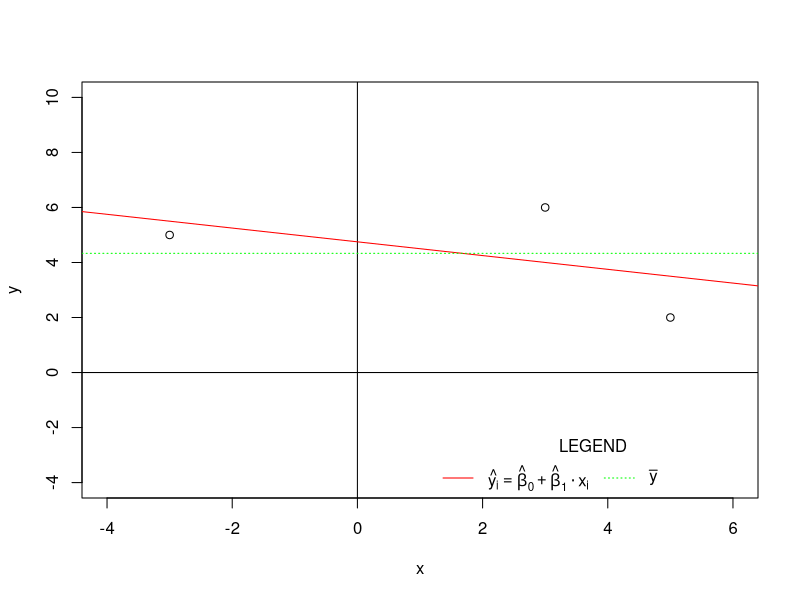

Recreate this plot in R. (Note: this script raises an error after producing the figure.)
## ---- chunk 1
x <- c(-3, 3, 5) # Variable x
y <- c(5, 6, 2) # Variable y

# Plot
plot(x, y,             # First variable on the h. axis then the variable on the v. axis
     xlim=c(-4,6),     # Length of the x-axis
     ylim=c(-4, 10))   # Length of the y-axis
abline(v=0)            # Line for the vertical axis
abline(h=0)            # Line for the horizotal axis

# Fitting the line to the data
abline(lm(y ~ x),        # Slope and intercept are calculated automatically using the lm() function
       col = "red")      # Color of the line

# Line for the mean of y
abline(h = mean(y),
       col = "green",
       lty = 3)

legend("bottomright",                       # Position of the legend
       title = "LEGEND",                    # Title of the legend
       expression(hat(y[i]) == hat(beta)["0"] + hat(beta)["1"]%.%x[i], bar(y)),          # Names of the variables
       col = c("red", "green"),             # Colors of the lines
       lty = c(1, 3),                             # Type of lines
       cex = 1,                             # Dimesions
       horiz = TRUE,                        # Option horizontal
       bg = "transparent",                  # Background
       bty = "n")                           # No box around the legend
## ---- chunk 2
beta_1 <- cov(y, x) / var(x)
## ---- chunk 3
beta_0 <- mean(y) - beta_1 * mean(x)
## ---- chunk 4
y_hat <- beta_0 + beta_1 * (x)
y_hat

## ---- chunk 5
u_hat <- y - y_hat
u_hat
## ---- chunk 6
SSR <- sum(u_hat^2)
SSR
## ---- chunk 7
SSE <- sum((y_hat-mean(y))^2)
SSE
## ---- chunk 8
SST <- SSR + SSE
SST
## ---- chunk 9
var(y)*(length(y)-1)
## ---- chunk 10
R2 <- SSE / SST
R2
## ---- chunk 11
R2 <- 1 - SSR/SST
R2
## ---- chunk 12
RMSE <- sqrt(SSR/1) 
RMSE
## ---- chunk 13
model1 <- lm(y ~ x)
## ---- chunk 14
stargazer(model1,
          type = "html",
          dep.var.labels = c("y"),
          #column.labels = c(""),
          covariate.labels = c("x"),
          colnames = FALSE,
          model.numbers = FALSE,
          keep.stat = c("n", "rsq", "ser"))
## ---- chunk 15
x <- c(-3, 3, 5) # Variable x
y <- c(5, 6, 2) # Variable y

# We can fit a quadratic model; remember the general equation of the parabola f(x) = c + b*x + a*x^2
model2 <- lm(y ~ x + I(x^2))
model2

beta_0 <- unname(coef(model2)["(Intercept)"])
beta_1 <- unname(coef(model2)["x"])
beta_2 <- unname(coef(model2)["I(x^2)"])

# We use the estimated parameters to plot a parabola
mod <- function(x) {x^2 * beta_2 + x * beta_1 + beta_0}

plot(x, y, 
     xlim = c(-10, 10), 
     ylim = c(-10, 10))
curve(mod, from = -10, to = 10, add = TRUE)
abline(v = 0)            # Line for the vertical axis
abline(h = 0)            # Line for the horizontal axis
points(-3, 5, col = "black", pch = 19, cex = 1) # Mark the point in black
points(3, 6, col = "black", pch = 19, cex = 1)   # Mark the point in black
points(5, 2, col = "black", pch = 19, cex = 1)   # Mark the point in black

# We can use the estimated coefficients to simulate some new data and then fit a parabola again
# and a linear model. We then compare the R2. 
varx <- -10:10
vary <- beta_0 + rnorm(21, 0, 2) + (varx) * beta_1 + (varx)^2 * beta_2

# Estimating the new parameters (they are very similar)
model3 <- lm(vary ~ varx + I(varx^2))

# We calculate the predicted values
plot(varx, vary, xlim = c(-10, 10), ylim = c(-10, 10))
vary_new <- predict(model3)
matlines(varx, vary_new)
abline(h = 0, lty = 3)
abline(v = 0, lty = 3)

# We mark the original observations. They are very very close to the fitted model
points(-3, 5, col="black", pch = 19, cex = 1)
points(3, 6, col="black", pch = 19, cex = 1)
points(5, 2, col="black", pch = 19, cex = 1)

# We can now try to fit a linear model
model4 <- lm(vary ~ varx)

# Overlap the linear model to the previous plot
abline(model4)

## ---- chunk 16
stargazer(model4,
          model3,
          type = "html",
          dep.var.labels = c("y"),
          column.labels = c("1", "2"),
          covariate.labels = c("x", "x"),
          colnames = FALSE,
          model.numbers = FALSE,
          keep.stat = c("n", "rsq", "ser"))
